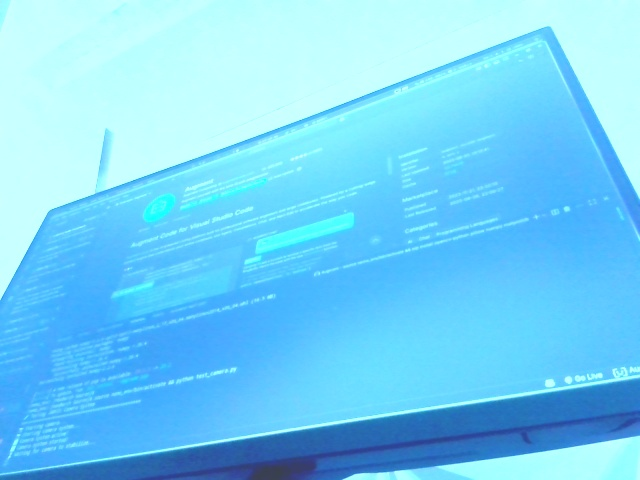
#> input picture jarvis/photos/photo_1754579701.jpg, 640 x 480 px
$ python -i analysis.py   (imports and definitions only)
#> lines starting #> are read from the running program, lines starting #| are printed output that depends on the picture; after the words box and inside, x2 and y2 are one past the last pixel; in counts of white or black regions, pixels touching at a corner belong together
#> further down, picture is the input picture: shape (480, 640, 3); mean B, G, R 247.4, 209.1, 117.1
"""
Vision analysis and object detection for JARVIS
"""

import cv2
import numpy as np
import logging
from typing import List, Dict, Tuple, Optional
from pathlib import Path

logger = logging.getLogger(__name__)

class BasicVisionAnalyzer:
    """Basic computer vision analysis without deep learning models"""

    def __init__(self):
        # Initialize OpenCV classifiers
        self.face_cascade = None
        self.eye_cascade = None
        self._load_classifiers()

    def _load_classifiers(self):
        """Load OpenCV Haar cascade classifiers"""
        try:
            # Try to load face cascade
            face_cascade_path = cv2.data.haarcascades + 'haarcascade_frontalface_default.xml'
            if Path(face_cascade_path).exists():
                self.face_cascade = cv2.CascadeClassifier(face_cascade_path)
                logger.info("Face detection classifier loaded")

            # Try to load eye cascade
            eye_cascade_path = cv2.data.haarcascades + 'haarcascade_eye.xml'
            if Path(eye_cascade_path).exists():
                self.eye_cascade = cv2.CascadeClassifier(eye_cascade_path)
                logger.info("Eye detection classifier loaded")

        except Exception as e:
            logger.warning(f"Could not load OpenCV classifiers: {e}")

    def analyze_image(self, image: np.ndarray) -> Dict:
        """Perform comprehensive image analysis"""
        analysis = {
            "basic_stats": self._get_basic_stats(image),
            "color_analysis": self._analyze_colors(image),
            "edge_analysis": self._analyze_edges(image),
            "face_detection": self._detect_faces(image),
            "motion_analysis": None,  # Would need previous frame
            "objects": self._detect_basic_objects(image)
        }

        return analysis

    def _get_basic_stats(self, image: np.ndarray) -> Dict:
        """Get basic image statistics"""
        height, width = image.shape[:2]
#> height = 480; width = 640
        channels = image.shape[2] if len(image.shape) == 3 else 1
#> channels = 3

        # Convert to grayscale for brightness analysis
        if channels == 3:
            gray = cv2.cvtColor(image, cv2.COLOR_BGR2GRAY)
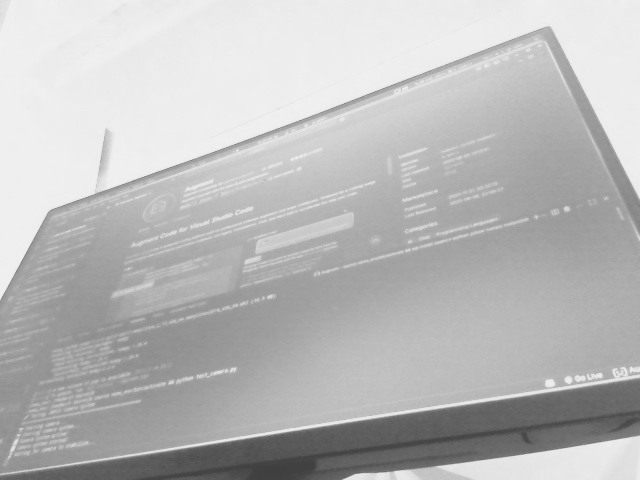
#> gray: shape (480, 640); min 62, max 241, mean 186
        else:
            gray = image

        brightness = np.mean(gray)
#> brightness = 186
        contrast = np.std(gray)
#> contrast = 41.54

        return {
            "dimensions": (width, height),
            "channels": channels,
            "brightness": float(brightness),
            "contrast": float(contrast),
            "total_pixels": width * height
        }

    def _analyze_colors(self, image: np.ndarray) -> Dict:
        """Analyze color distribution in the image"""
        if len(image.shape) != 3:
            return {"error": "Not a color image"}

        # Split into BGR channels
        b, g, r = cv2.split(image)
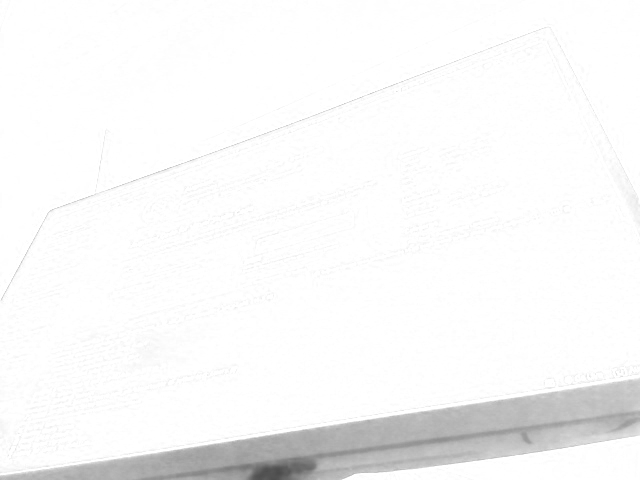
#> b: shape (480, 640); min 76, max 255, mean 247.4
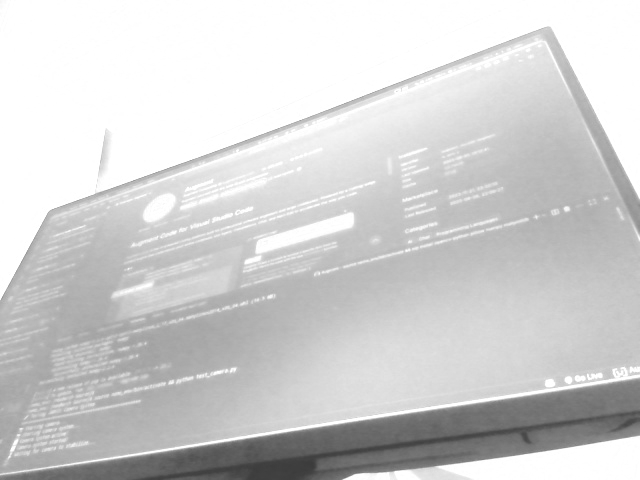
#> g: shape (480, 640); min 59, max 255, mean 209.1
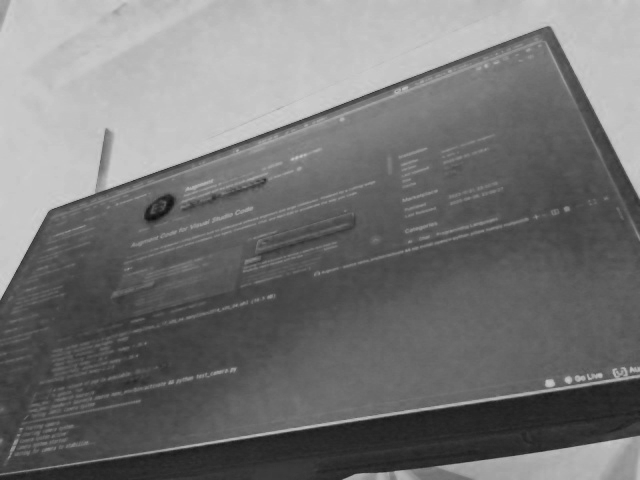
#> r: shape (480, 640); min 12, max 208, mean 117.1

        # Calculate average colors
        avg_colors = {
            "red": float(np.mean(r)),
            "green": float(np.mean(g)),
            "blue": float(np.mean(b))
        }
#> avg_colors = {'red': 117.1, 'green': 209.1, 'blue': 247.4}

        # Determine dominant color
        dominant = max(avg_colors.items(), key=lambda x: x[1])
#> dominant = ('blue', 247.4)

        # Calculate color histogram
        hist_r = cv2.calcHist([r], [0], None, [256], [0, 256])
#> hist_r = 256 values, max 10598 at index 194, min 0 at index 0, mean 1200
        hist_g = cv2.calcHist([g], [0], None, [256], [0, 256])
#> hist_g = 256 values, max 81631 at index 255, min 0 at index 0, mean 1200
        hist_b = cv2.calcHist([b], [0], None, [256], [0, 256])
#> hist_b = 256 values, max 183201 at index 255, min 0 at index 0, mean 1200

        return {
            "average_colors": avg_colors,
            "dominant_color": dominant[0],
            "dominant_value": dominant[1],
            "color_variance": {
                "red": float(np.var(r)),
                "green": float(np.var(g)),
                "blue": float(np.var(b))
            }
        }

    def _analyze_edges(self, image: np.ndarray) -> Dict:
        """Analyze edges and shapes in the image"""
        # Convert to grayscale
        if len(image.shape) == 3:
            gray = cv2.cvtColor(image, cv2.COLOR_BGR2GRAY)
        else:
            gray = image

        # Apply Gaussian blur
        blurred = cv2.GaussianBlur(gray, (5, 5), 0)

        # Detect edges using Canny
        edges = cv2.Canny(blurred, 50, 150)
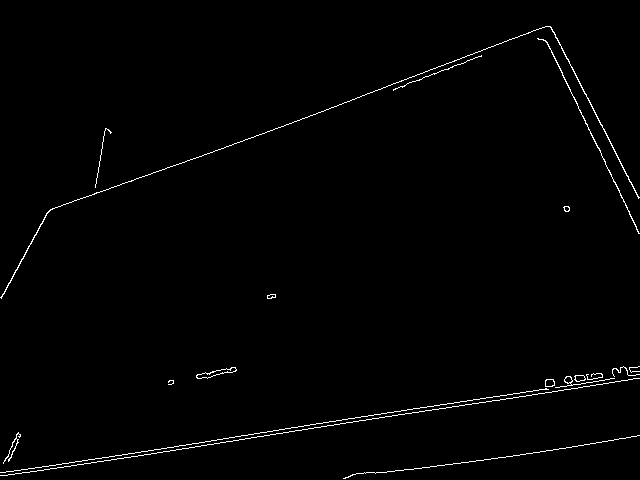
#> edges: shape (480, 640); 1.1% white in thin lines or dots

        # Count edge pixels
        edge_pixels = np.sum(edges > 0)
#> edge_pixels = 3349
        total_pixels = edges.shape[0] * edges.shape[1]
#> total_pixels = 307200
        edge_density = edge_pixels / total_pixels
#> edge_density = 0.0109

        # Find contours
        contours, _ = cv2.findContours(edges, cv2.RETR_EXTERNAL, cv2.CHAIN_APPROX_SIMPLE)
#> contours = 18 contours, 9 with area under 20; largest, box (x1, y1, x2, y2) and area: (196, 367, 237, 379) 157, (0, 26, 640, 299) 141, (537, 38, 640, 234) 75, (545, 379, 555, 387) 60, (574, 375, 586, 382) 52

        # Analyze contours
        large_contours = [c for c in contours if cv2.contourArea(c) > 100]
#> large_contours = 2 contours; box (x1, y1, x2, y2) and area: (196, 367, 237, 379) 157, (0, 26, 640, 299) 141

        return {
            "edge_density": float(edge_density),
            "total_contours": len(contours),
            "large_contours": len(large_contours),
            "complexity": "high" if edge_density > 0.1 else "medium" if edge_density > 0.05 else "low"
        }

    def _detect_faces(self, image: np.ndarray) -> Dict:
        """Detect faces in the image"""
        if self.face_cascade is None:
            return {"error": "Face detection not available"}

        # Convert to grayscale
        if len(image.shape) == 3:
            gray = cv2.cvtColor(image, cv2.COLOR_BGR2GRAY)
        else:
            gray = image

        # Detect faces
        faces = self.face_cascade.detectMultiScale(
            gray,
            scaleFactor=1.1,
            minNeighbors=5,
            minSize=(30, 30)
        )
#> faces = ()

        face_info = []
        for (x, y, w, h) in faces:
            face_info.append({
                "position": (int(x), int(y)),
                "size": (int(w), int(h)),
                "center": (int(x + w/2), int(y + h/2))
            })

            # Try to detect eyes within the face
            if self.eye_cascade is not None:
                roi_gray = gray[y:y+h, x:x+w]
                eyes = self.eye_cascade.detectMultiScale(roi_gray)
                face_info[-1]["eyes_detected"] = len(eyes)
#> this loop made 0 passes
#> after the loop, face_info = []

        return {
            "faces_detected": len(faces),
            "faces": face_info
        }

    def _detect_basic_objects(self, image: np.ndarray) -> Dict:
        """Detect basic geometric objects and patterns"""
        # Convert to grayscale
        if len(image.shape) == 3:
            gray = cv2.cvtColor(image, cv2.COLOR_BGR2GRAY)
        else:
            gray = image

        # Apply threshold
        _, thresh = cv2.threshold(gray, 127, 255, cv2.THRESH_BINARY)
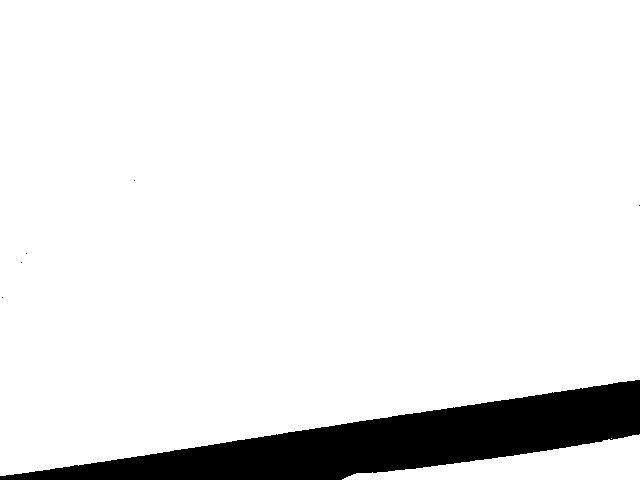
#> thresh: shape (480, 640); 91.4% white; 6 black regions (5 under 20 px)

        # Find contours
        contours, _ = cv2.findContours(thresh, cv2.RETR_EXTERNAL, cv2.CHAIN_APPROX_SIMPLE)
#> contours = 3 contours, 1 with area under 20; largest, box (x1, y1, x2, y2) and area: (0, 0, 640, 476) 272918, (342, 434, 640, 480) 6390

        objects = {
            "rectangles": 0,
            "circles": 0,
            "triangles": 0,
            "other_shapes": 0
        }

        for contour in contours:
            area = cv2.contourArea(contour)
            if area < 100:  # Skip very small contours
                continue

            # Approximate contour to polygon
            epsilon = 0.02 * cv2.arcLength(contour, True)
            approx = cv2.approxPolyDP(contour, epsilon, True)

            # Classify based on number of vertices
            vertices = len(approx)

            if vertices == 3:
                objects["triangles"] += 1
            elif vertices == 4:
                # Check if it's roughly rectangular
                x, y, w, h = cv2.boundingRect(approx)
                aspect_ratio = w / h
                if 0.7 <= aspect_ratio <= 1.3:  # Roughly square
                    objects["rectangles"] += 1
                else:
                    objects["rectangles"] += 1
            elif vertices > 8:
                # Might be a circle
                area = cv2.contourArea(contour)
                perimeter = cv2.arcLength(contour, True)
                if perimeter > 0:
                    circularity = 4 * np.pi * area / (perimeter * perimeter)
                    if circularity > 0.7:
                        objects["circles"] += 1
                    else:
                        objects["other_shapes"] += 1
            else:
                objects["other_shapes"] += 1
#> this loop made 3 passes
#> (epsilon, approx, vertices, x, y, w, h) on pass 3: (43.53, [[0, 0], [0, 475], [639, 379], [639, 0]], 4, 0, 0, 640, 476)
#> (epsilon, approx, vertices) on pass 2: (13.19, [[639, 434], [342, 479], [639, 479]], 3)
#> after the loop, objects = {'rectangles': 1, 'circles': 0, 'triangles': 1, 'other_shapes': 0}

        return objects

    # [59 lines left out: function generate_description, not called in this run]

class VisionAnalysisManager:
    """High-level vision analysis management"""

    def __init__(self):
        self.analyzer = BasicVisionAnalyzer()

    # [9 lines left out: function analyze_current_view, not called in this run]

    def get_detailed_analysis(self, image: np.ndarray) -> Dict:
        """Get detailed technical analysis"""
        return self.analyzer.analyze_image(image)

>>> import cv2
>>> picture = cv2.imread('../photos/photo_1754579701.jpg')
>>> result = BasicVisionAnalyzer().analyze_image(picture)
#> result = 6 items

$ run again, on jarvis/photos/photo_1754581185.jpg
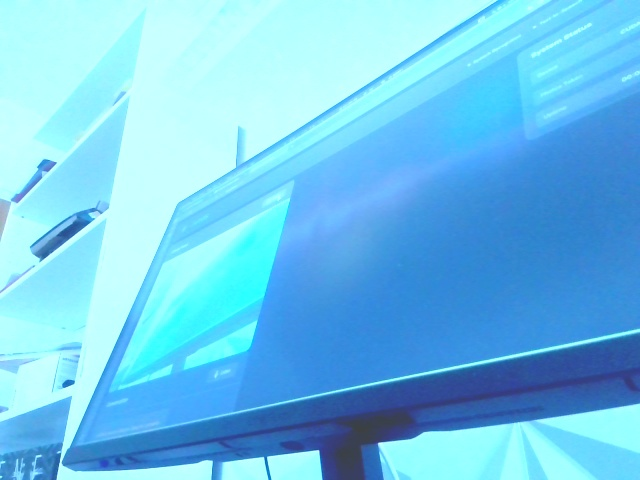
#> input picture jarvis/photos/photo_1754581185.jpg, 640 x 480 px
#> picture is the input picture: shape (480, 640, 3); mean B, G, R 235.6, 196.7, 112.2
#> brightness = 175.9
#> contrast = 52.03
#> avg_colors = {'red': 112.2, 'green': 196.7, 'blue': 235.6}
#> dominant = ('blue', 235.6)
#> hist_r = 256 values, max 8225 at index 200, min 0 at index 0, mean 1200
#> hist_g = 256 values, max 87421 at index 255, min 0 at index 0, mean 1200
#> hist_b = 256 values, max 124505 at index 255, min 0 at index 0, mean 1200
#> in _analyze_edges, `edges = cv2.Canny(blurred, 50, 150)`:
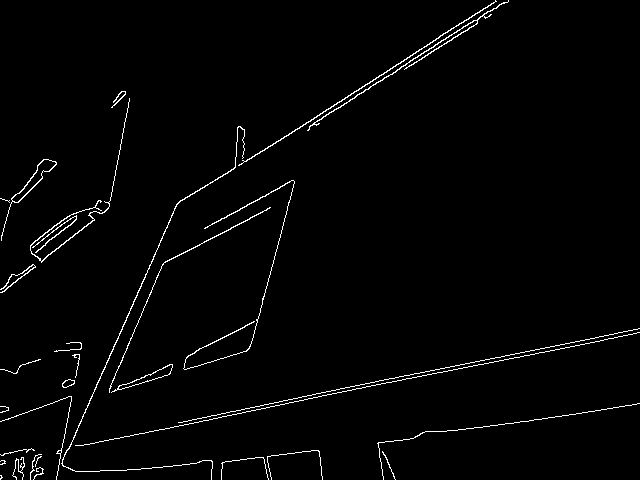
#> edges: shape (480, 640); 1.8% white in thin lines or dots
#> edge_pixels = 5611
#> edge_density = 0.0183
#> in _analyze_edges, `contours, _ = cv2.findContours(edges, cv2.RETR_EXTERNAL, cv2.CHAIN_APP..`: contours = 31 contours, 19 with area under 20; largest, box (x1, y1, x2, y2) and area: (1, 159, 57, 241) 469, (111, 364, 173, 393) 320, (307, 0, 509, 131) 168, (238, 0, 497, 166) 160, (61, 126, 245, 480) 138
#> large_contours = 6 contours; box (x1, y1, x2, y2) and area: (1, 159, 57, 241) 469, (111, 364, 173, 393) 320, (307, 0, 509, 131) 168, (238, 0, 497, 166) 160, (61, 126, 245, 480) 138, (30, 98, 130, 263) 104
#> faces = ()
#> after the loop in _detect_faces, `for (x, y, w, h) in faces:`: face_info = []
#> in _detect_basic_objects, `_, thresh = cv2.threshold(gray, 127, 255, cv2.THRESH_BINARY)`:
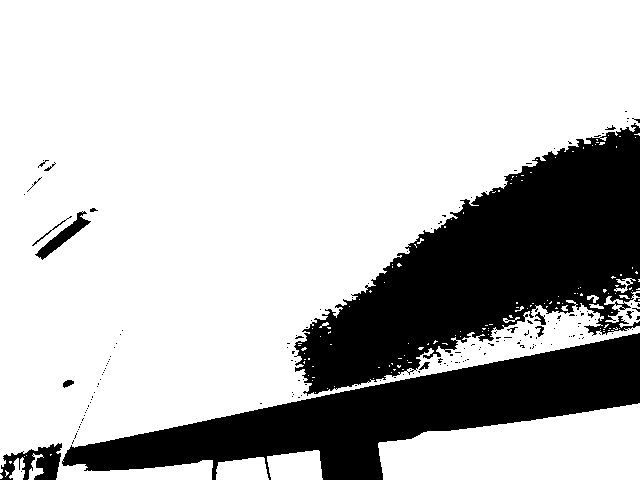
#> thresh: shape (480, 640); 74.4% white; 164 black regions (148 under 20 px)
#> in _detect_basic_objects, `contours, _ = cv2.findContours(thresh, cv2.RETR_EXTERNAL, cv2.CHAIN_AP..`: contours = 143 contours, 132 with area under 20; largest, box (x1, y1, x2, y2) and area: (0, 0, 640, 480) 208896, (378, 403, 640, 480) 14574, (267, 450, 323, 480) 1346, (216, 457, 269, 480) 955, (604, 291, 640, 328) 520
#> the loop in _detect_basic_objects, `for contour in contours:` made 143 passes
#> (epsilon, approx, vertices, x, y, w, h) on passes 4, 10, 11: (2.84, [[264, 458], [218, 462], [216, 479], [268, 479]], 4, 216, 458, 53, 22), (3.2, [[319, 451], [267, 456], [271, 479], [322, 479]], 4, 267, 451, 56, 29), (12.95, [[639, 403], [379, 442], [383, 479], [639, 479]], 4, 379, 403, 261, 77)
#> after the loop in _detect_basic_objects, `for contour in contours:`: objects = {'rectangles': 3, 'circles': 0, 'triangles': 0, 'other_shapes': 4}
#> result = 6 items

$ run again, on jarvis/photos/photo_1754581356.jpg
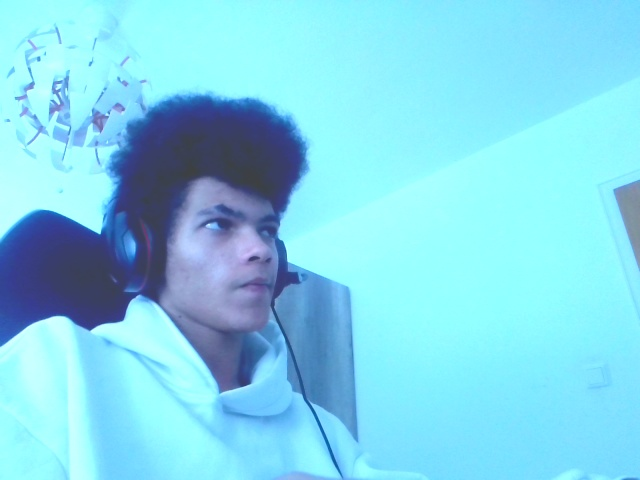
#> input picture jarvis/photos/photo_1754581356.jpg, 640 x 480 px
#> picture is the input picture: shape (480, 640, 3); mean B, G, R 233.5, 212.7, 130.6
#> brightness = 190.6
#> contrast = 50.61
#> avg_colors = {'red': 130.6, 'green': 212.7, 'blue': 233.5}
#> dominant = ('blue', 233.5)
#> hist_r = 256 values, max 10372 at index 149, min 0 at index 0, mean 1200
#> hist_g = 256 values, max 72736 at index 255, min 0 at index 0, mean 1200
#> hist_b = 256 values, max 167406 at index 255, min 0 at index 0, mean 1200
#> in _analyze_edges, `edges = cv2.Canny(blurred, 50, 150)`:
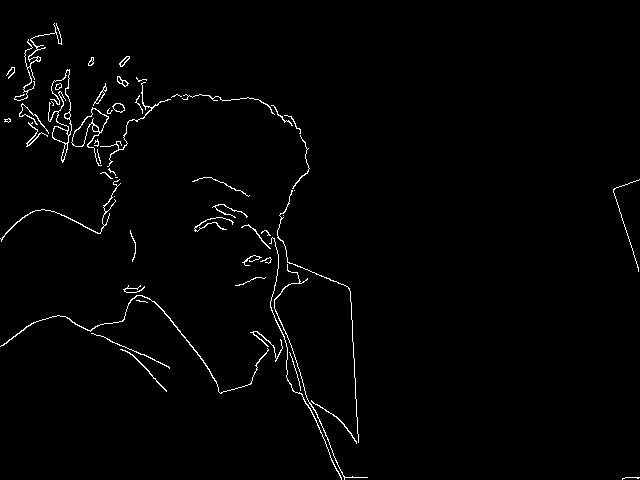
#> edges: shape (480, 640); 1.5% white in thin lines or dots
#> edge_pixels = 4709
#> edge_density = 0.0153
#> in _analyze_edges, `contours, _ = cv2.findContours(edges, cv2.RETR_EXTERNAL, cv2.CHAIN_APP..`: contours = 54 contours, 31 with area under 20; largest, box (x1, y1, x2, y2) and area: (71, 107, 109, 166) 587, (48, 69, 72, 163) 326, (0, 295, 269, 394) 133, (112, 103, 125, 113) 76, (0, 179, 121, 242) 64
#> large_contours = 3 contours; box (x1, y1, x2, y2) and area: (71, 107, 109, 166) 587, (48, 69, 72, 163) 326, (0, 295, 269, 394) 133
#> faces = [[175, 170, 144, 144]]
#> the loop in _detect_faces, `for (x, y, w, h) in faces:` made 1 pass
#> (x, y, w, h, eyes) on pass 1: (175, 170, 144, 144, [[19, 31, 47, 47], [79, 50, 22, 22]])
#> after the loop in _detect_faces, `for (x, y, w, h) in faces:`: face_info = 1 item
#> in _detect_basic_objects, `_, thresh = cv2.threshold(gray, 127, 255, cv2.THRESH_BINARY)`:
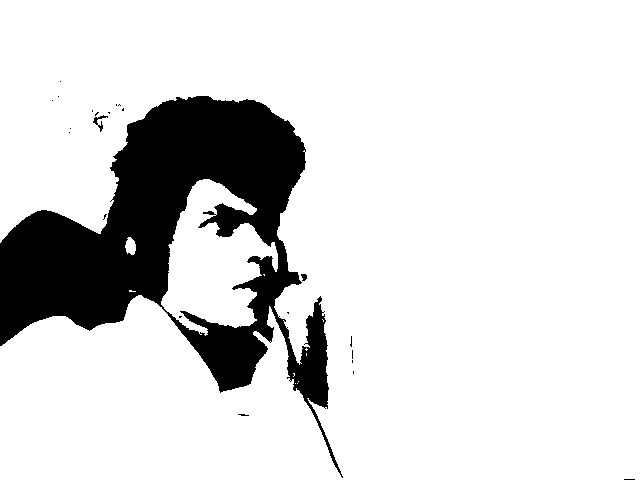
#> thresh: shape (480, 640); 85.3% white; 23 black regions (20 under 20 px)
#> in _detect_basic_objects, `contours, _ = cv2.findContours(thresh, cv2.RETR_EXTERNAL, cv2.CHAIN_AP..`: contours = 12 contours, 9 with area under 20; largest, box (x1, y1, x2, y2) and area: (0, 0, 640, 480) 249824, (161, 179, 278, 336) 10025, (125, 237, 136, 255) 124
#> the loop in _detect_basic_objects, `for contour in contours:` made 12 passes
#> (epsilon, vertices, perimeter, circularity) on pass 11: (17.03, 14, 851.6, 0.174)
#> after the loop in _detect_basic_objects, `for contour in contours:`: objects = {'rectangles': 0, 'circles': 0, 'triangles': 0, 'other_shapes': 3}
#> result = 6 items
